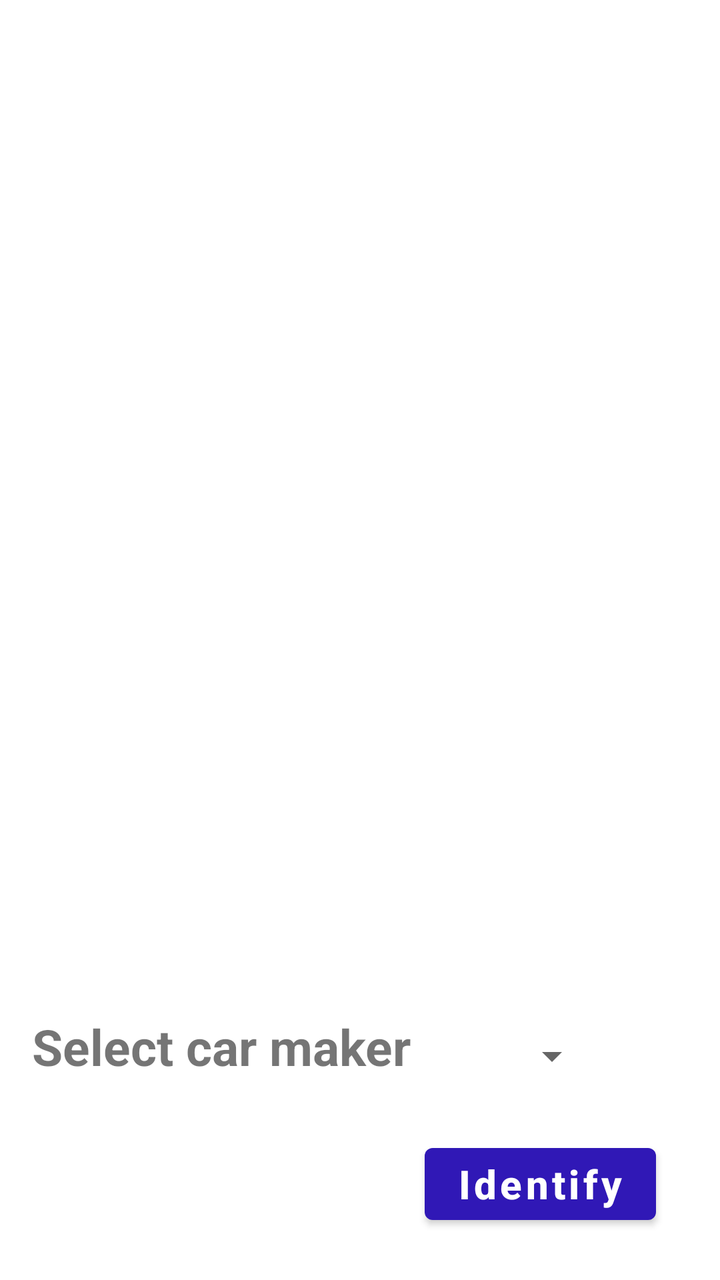
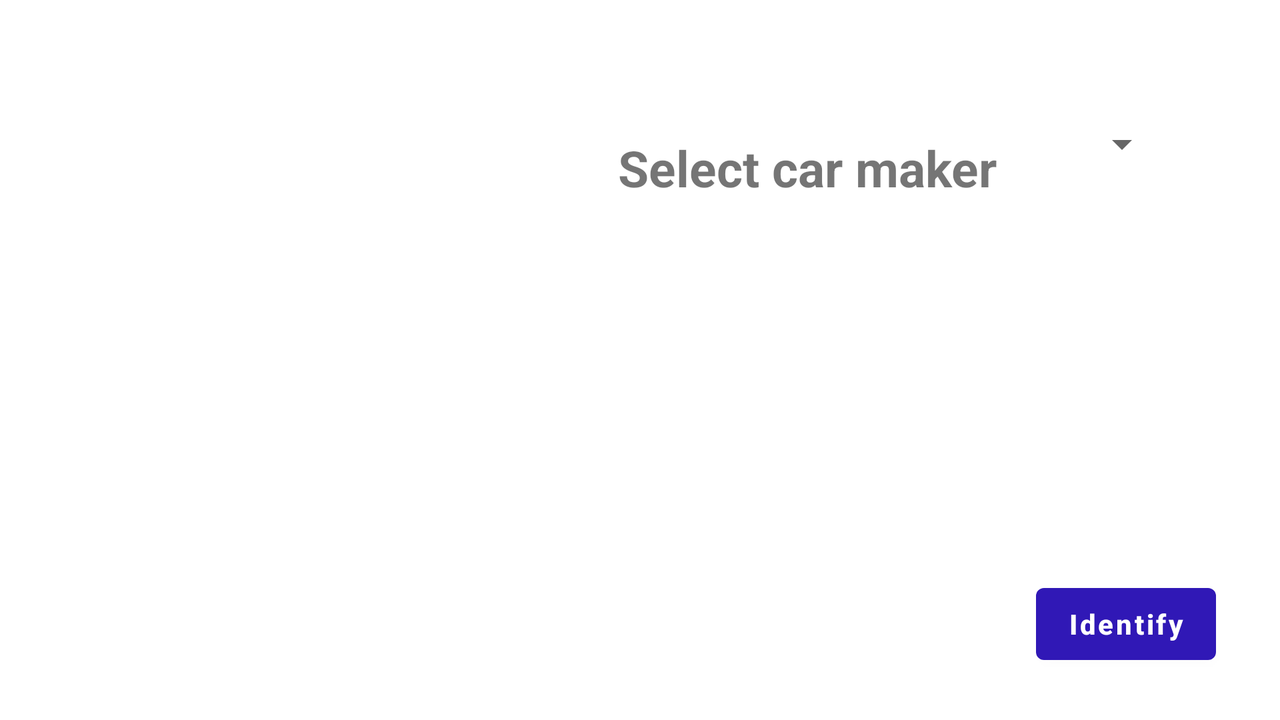

First picture: res/layout/ on a phone held upright. Second picture: the repository's own variant of that layout, on a device whose configuration matches the variant's folder. Source for both follows.
<!-- AndroidManifest.xml: application theme Theme.GuessCarMaker -->
<!-- res/layout/activity_identify_car_make.xml -->
<?xml version="1.0" encoding="utf-8"?>
<androidx.constraintlayout.widget.ConstraintLayout xmlns:android="http://schemas.android.com/apk/res/android"
    xmlns:app="http://schemas.android.com/apk/res-auto"
    xmlns:tools="http://schemas.android.com/tools"
    android:layout_width="match_parent"
    android:layout_height="match_parent"
    tools:context=".IdentifyCarMakeActivity">

    <ImageView
        android:id="@+id/identify_car_image_view"
        android:layout_width="348dp"
        android:layout_height="440dp"
        android:layout_margin="10dp"
        android:layout_marginTop="16dp"
        android:layout_marginEnd="16dp"
        android:layout_marginRight="16dp"
        android:contentDescription="@string/identify_car_image_view_description"
        app:layout_constraintEnd_toEndOf="parent"
        app:layout_constraintHorizontal_bias="0.542"
        app:layout_constraintStart_toStartOf="parent"
        app:layout_constraintTop_toBottomOf="@+id/timer_view" />

    <TextView
        android:id="@+id/select_car_maker_label"
        android:layout_width="204dp"
        android:layout_height="wrap_content"
        android:layout_marginStart="16dp"
        android:layout_marginLeft="16dp"
        android:layout_marginBottom="100dp"
        android:text="@string/select_car_maker"
        android:textSize="25sp"
        android:textStyle="bold"
        app:layout_constraintBottom_toBottomOf="parent"
        app:layout_constraintStart_toStartOf="parent" />

    <Spinner
        android:id="@+id/label_spinner"
        android:layout_width="0dp"
        android:layout_height="wrap_content"
        android:layout_marginStart="32dp"
        android:layout_marginLeft="32dp"
        android:layout_marginBottom="100dp"
        app:layout_constraintBottom_toBottomOf="parent"
        app:layout_constraintStart_toEndOf="@+id/select_car_maker_label" />

    <Button
        android:id="@+id/submit_button"
        android:layout_width="wrap_content"
        android:layout_height="wrap_content"
        android:layout_marginEnd="32dp"
        android:layout_marginRight="32dp"
        android:layout_marginBottom="24dp"
        android:onClick="displayResult"
        android:text="@string/identify_button_label"
        android:textAllCaps="false"
        android:textSize="20sp"
        android:textStyle="bold"
        app:backgroundTint="#3018B6"
        app:layout_constraintBottom_toBottomOf="parent"
        app:layout_constraintEnd_toEndOf="parent" />

    <TextView
        android:id="@+id/result_view"
        android:layout_width="wrap_content"
        android:layout_height="wrap_content"
        android:layout_marginBottom="8dp"
        android:textSize="25sp"
        android:textStyle="bold"
        android:visibility="invisible"
        app:layout_constraintBottom_toTopOf="@+id/correct_answer_view"
        app:layout_constraintEnd_toEndOf="parent"
        app:layout_constraintStart_toStartOf="parent" />

    <TextView
        android:id="@+id/correct_answer_view"
        android:layout_width="wrap_content"
        android:layout_height="wrap_content"
        android:layout_marginBottom="16dp"
        android:textSize="25sp"
        android:textStyle="bold"
        android:visibility="invisible"
        app:layout_constraintBottom_toTopOf="@+id/select_car_maker_label"
        app:layout_constraintEnd_toEndOf="parent"
        app:layout_constraintStart_toStartOf="parent" />

    <TextView
        android:id="@+id/timer_view"
        android:layout_width="wrap_content"
        android:layout_height="wrap_content"
        android:layout_marginTop="8dp"
        android:textColor="#090707"
        android:textSize="20sp"
        android:textStyle="bold"
        android:visibility="invisible"
        app:layout_constraintEnd_toEndOf="parent"
        app:layout_constraintStart_toStartOf="parent"
        app:layout_constraintTop_toTopOf="parent" />


</androidx.constraintlayout.widget.ConstraintLayout>
<!-- resources referenced by this layout -->
<resources>
  <string name="identify_button_label">Identify</string>
  <string name="identify_car_image_view_description">Display car image, which user need to identify</string>
  <string name="select_car_maker">Select car maker</string>
  <style name="Theme.GuessCarMaker" parent="Theme.MaterialComponents.DayNight.DarkActionBar">
          
          <item name="colorPrimary">@color/purple_500</item>
          <item name="colorPrimaryVariant">@color/purple_700</item>
          <item name="colorOnPrimary">@color/white</item>
          
          <item name="colorSecondary">@color/teal_200</item>
          <item name="colorSecondaryVariant">@color/teal_700</item>
          <item name="colorOnSecondary">@color/black</item>
          
          <item name="android:statusBarColor" tools:targetApi="l">?attr/colorPrimaryVariant</item>
          
      </style>
</resources>
<!-- res/layout-land/activity_identify_car_make.xml (the repository's variant of the layout above) -->
<!-- drawn on the phone turned sideways -->
<?xml version="1.0" encoding="utf-8"?>
<androidx.constraintlayout.widget.ConstraintLayout xmlns:android="http://schemas.android.com/apk/res/android"
    xmlns:app="http://schemas.android.com/apk/res-auto"
    xmlns:tools="http://schemas.android.com/tools"
    android:layout_width="match_parent"
    android:layout_height="match_parent"
    tools:context=".IdentifyCarMakeActivity">

    <ImageView
        android:id="@+id/identify_car_image_view"
        android:layout_width="267dp"
        android:layout_height="375dp"
        android:layout_margin="10dp"
        android:layout_marginStart="16dp"
        android:layout_marginLeft="16dp"
        android:layout_marginTop="16dp"
        android:contentDescription="@string/identify_car_image_view_description"
        app:layout_constraintStart_toStartOf="parent"
        app:layout_constraintTop_toTopOf="parent" />

    <TextView
        android:id="@+id/select_car_maker_label"
        android:layout_width="204dp"
        android:layout_height="wrap_content"
        android:layout_marginStart="32dp"
        android:layout_marginLeft="32dp"
        android:layout_marginTop="24dp"
        android:text="@string/select_car_maker"
        android:textSize="25sp"
        android:textStyle="bold"
        app:layout_constraintStart_toEndOf="@+id/identify_car_image_view"
        app:layout_constraintTop_toBottomOf="@+id/timer_view" />

    <Spinner
        android:id="@+id/label_spinner"
        android:layout_width="0dp"
        android:layout_height="wrap_content"
        android:layout_marginStart="24dp"
        android:layout_marginLeft="24dp"
        android:layout_marginTop="60dp"
        app:layout_constraintStart_toEndOf="@+id/select_car_maker_label"
        app:layout_constraintTop_toTopOf="parent" />

    <Button
        android:id="@+id/submit_button"
        android:layout_width="wrap_content"
        android:layout_height="wrap_content"
        android:layout_marginEnd="32dp"
        android:layout_marginRight="32dp"
        android:layout_marginBottom="24dp"
        android:onClick="displayResult"
        android:text="@string/identify_button_label"
        android:textAllCaps="false"
        android:textStyle="bold"
        app:backgroundTint="#3018B6"
        app:layout_constraintBottom_toBottomOf="parent"
        app:layout_constraintEnd_toEndOf="parent" />

    <TextView
        android:id="@+id/result_view"
        android:layout_width="wrap_content"
        android:layout_height="wrap_content"
        android:layout_marginBottom="32dp"
        android:textSize="25sp"
        android:textStyle="bold"
        android:visibility="invisible"
        app:layout_constraintBottom_toBottomOf="parent"
        app:layout_constraintEnd_toEndOf="parent"
        app:layout_constraintStart_toEndOf="@+id/identify_car_image_view"
        app:layout_constraintTop_toBottomOf="@+id/select_car_maker_label" />

    <TextView
        android:id="@+id/correct_answer_view"
        android:layout_width="wrap_content"
        android:layout_height="wrap_content"
        android:layout_marginBottom="80dp"
        android:textSize="25sp"
        android:textStyle="bold"
        android:visibility="invisible"
        app:layout_constraintBottom_toBottomOf="parent"
        app:layout_constraintEnd_toEndOf="parent"
        app:layout_constraintStart_toEndOf="@+id/identify_car_image_view"
        app:layout_constraintTop_toBottomOf="@+id/result_view" />

    <TextView
        android:id="@+id/timer_view"
        android:layout_width="wrap_content"
        android:layout_height="wrap_content"
        android:layout_marginTop="16dp"
        android:layout_marginEnd="32dp"
        android:layout_marginRight="32dp"
        android:textColor="#090707"
        android:textSize="20sp"
        android:textStyle="bold"
        android:visibility="invisible"
        app:layout_constraintEnd_toEndOf="parent"
        app:layout_constraintTop_toTopOf="parent" />


</androidx.constraintlayout.widget.ConstraintLayout>
